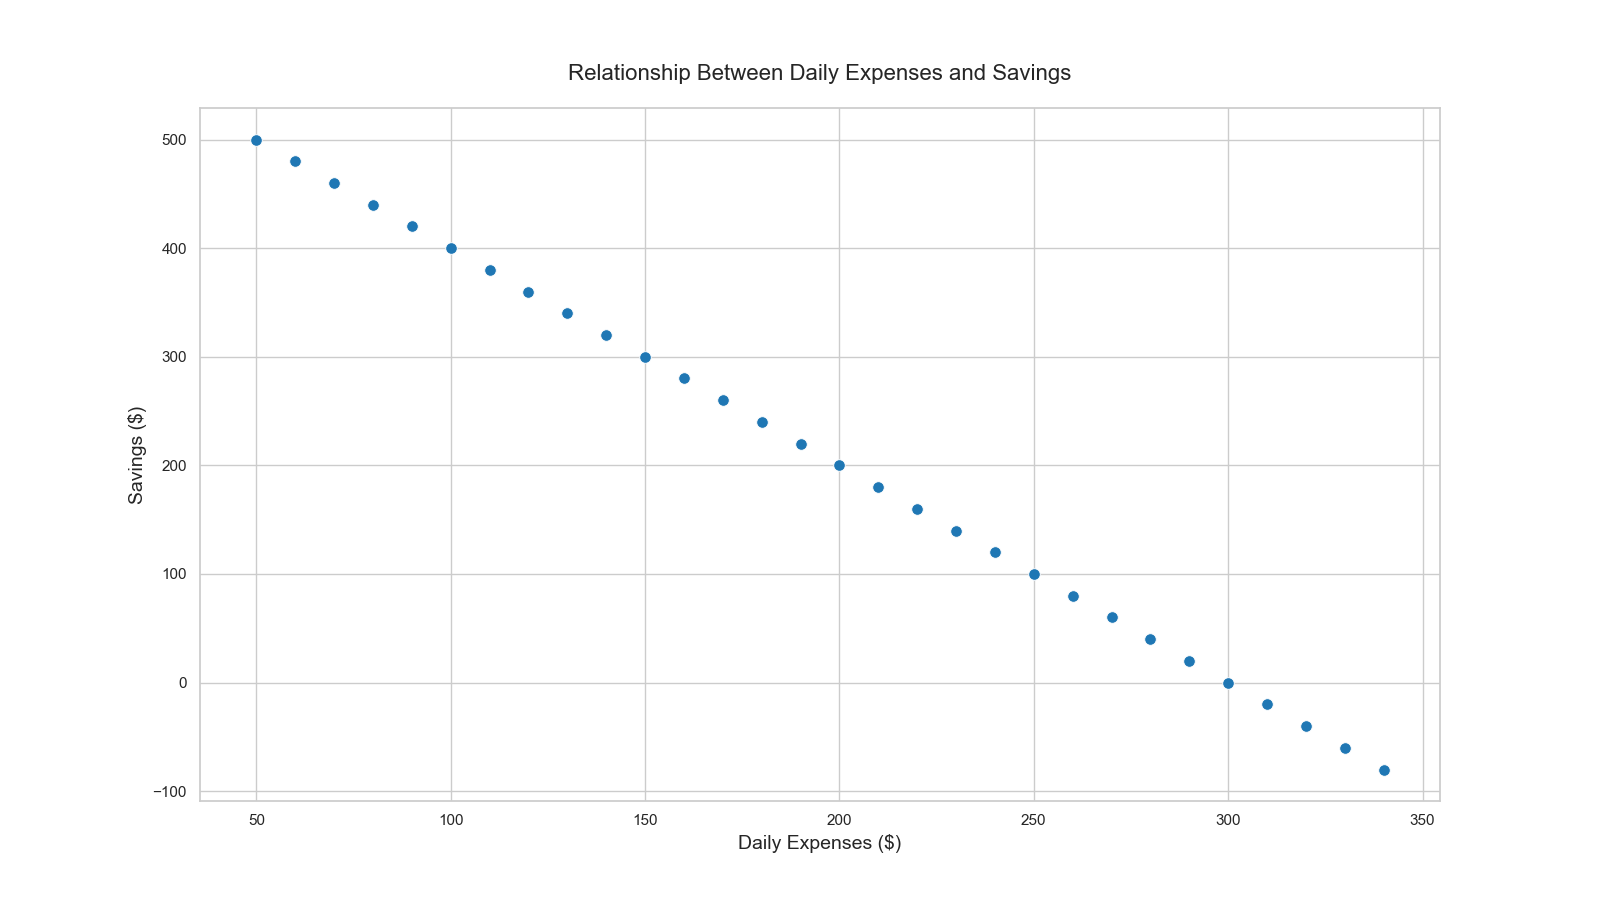

The Python source for this figure:

import seaborn as sns
import pandas as pd
import matplotlib.pyplot as plt

# Load the dataset from the provided table data
data = {
    'PersonID': [1, 2, 3, 4, 5, 6, 7, 8, 9, 10, 11, 12, 13, 14, 15, 16, 17, 18, 19, 20, 21, 22, 23, 24, 25, 26, 27, 28, 29, 30],
    'DailyExpenses': [50, 60, 70, 80, 90, 100, 110, 120, 130, 140, 150, 160, 170, 180, 190, 200, 210, 220, 230, 240, 250, 260, 270, 280, 290, 300, 310, 320, 330, 340],
    'Savings': [500, 480, 460, 440, 420, 400, 380, 360, 340, 320, 300, 280, 260, 240, 220, 200, 180, 160, 140, 120, 100, 80, 60, 40, 20, 0, -20, -40, -60, -80]
}
df = pd.DataFrame(data)

# Set the aesthetic style of the plots
sns.set_theme(style="whitegrid")

# Create the scatter plot
plt.figure(figsize=(16, 9))
scatter_plot = sns.scatterplot(x='DailyExpenses', y='Savings',
                               data=df, color='#1f77b4', s=70)

# Set the chart title and labels
scatter_plot.set_title('Relationship Between Daily Expenses and Savings', fontsize=16, pad=20)
scatter_plot.set_xlabel('Daily Expenses ($)', fontsize=14)
scatter_plot.set_ylabel('Savings ($)', fontsize=14)

# Show the plot
plt.show()
